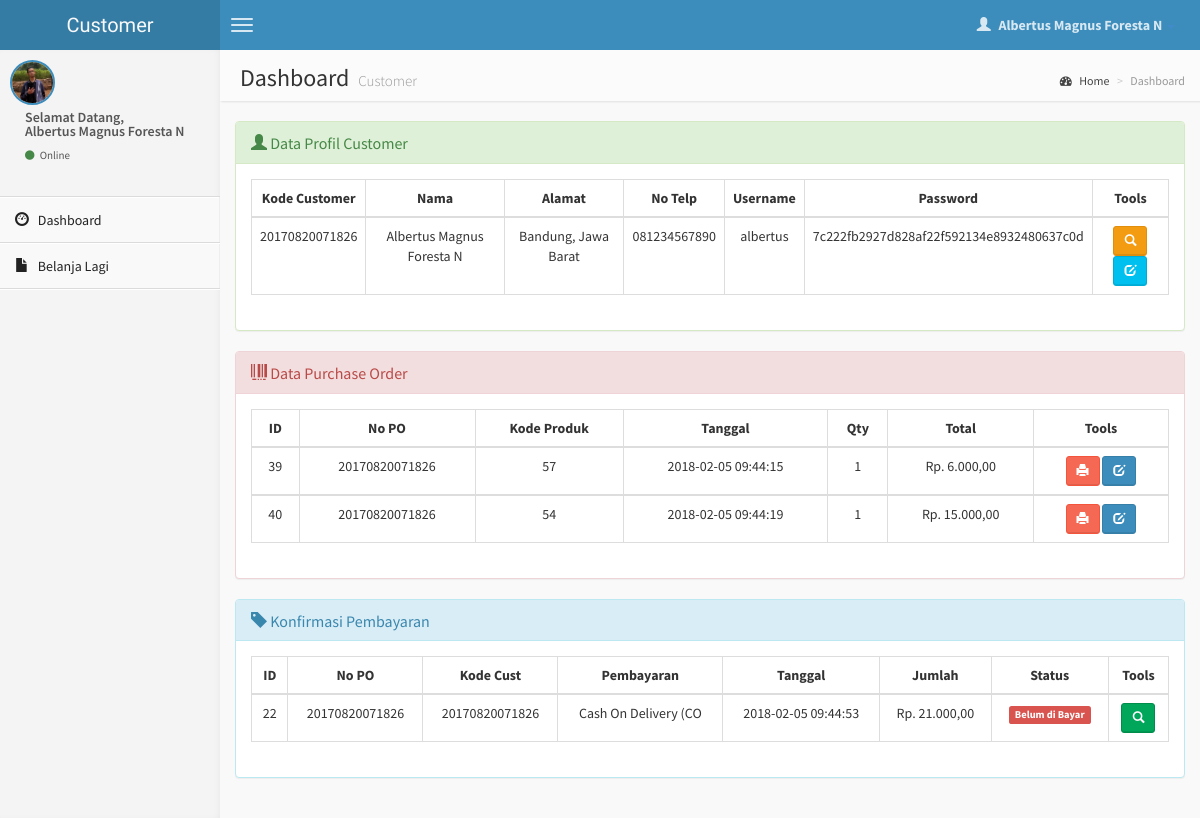
The page /customer/index1.php (signed in) on the database its author committed.
### tables this page shows
CREATE TABLE `customer` (
  `kd_cus` varchar(20) NOT NULL,
  `nama` varchar(50) NOT NULL,
  `alamat` varchar(50) NOT NULL,
  `no_telp` varchar(15) NOT NULL,
  `username` varchar(15) NOT NULL,
  `pw` text NOT NULL,
  `gambar` varchar(100) NOT NULL
);

CREATE TABLE `po_terima` (
  `id` int(10) NOT NULL,
  `no_po` varchar(20) NOT NULL,
  `kd_cus` varchar(20) NOT NULL,
  `kode` int(4) NOT NULL,
  `tanggal` datetime NOT NULL,
  `berat` varchar(10) NOT NULL,
  `qty` int(8) NOT NULL,
  `total` int(8) NOT NULL
);

CREATE TABLE `konfirmasi` (
  `id_kon` int(6) NOT NULL,
  `no_po` varchar(20) NOT NULL,
  `kd_cus` varchar(20) NOT NULL,
  `bayar_via` varchar(30) NOT NULL,
  `tanggal` datetime NOT NULL,
  `jumlah` int(10) NOT NULL,
  `bukti_transfer` varchar(50) NOT NULL,
  `status` enum('Bayar','Belum') NOT NULL
);

### customer/index1.php (the view, shortened to what this page needs)
<?php
if (empty($_SESSION['username'])) {
  header('location:../index.php');
} else {
?>
  <!DOCTYPE html>
  <html>
  <head>
    <link href="../dist/css/bootstrap.min.css" rel="stylesheet" type="text/css" />
    <link href="//cdnjs.cloudflare.com/ajax/libs/font-awesome/4.1.0/css/font-awesome.min.css" rel="stylesheet" type="text/css" />
    <link href="//code.ionicframework.com/ionicons/1.5.2/css/ionicons.min.css" rel="stylesheet" type="text/css" />
    <link href="../css/morris/morris.css" rel="stylesheet" type="text/css" />
    <link href="../css/jvectormap/jquery-jvectormap-1.2.2.css" rel="stylesheet" type="text/css" />
    <link href="../css/datepicker/datepicker3.css" rel="stylesheet" type="text/css" />
    <link href="../css/daterangepicker/daterangepicker-bs3.css" rel="stylesheet" type="text/css" />
    <link href="../css/bootstrap-wysihtml5/bootstrap3-wysihtml5.min.css" rel="stylesheet" type="text/css" />
    <link href="../css/AdminLTE.css" rel="stylesheet" type="text/css" />
  </head>
  <body class="skin-blue">
    <header class="header">
      <a href="index.php" class="logo">
        Customer
      </a>
      <nav class="navbar navbar-static-top" role="navigation">
        <a href="#" class="navbar-btn sidebar-toggle" data-toggle="offcanvas" role="button">
          <span class="icon-bar"></span>
          <span class="icon-bar"></span>
          <span class="icon-bar"></span>
        </a>
        <div class="navbar-right">
          <ul class="nav navbar-nav">
            <li class="dropdown user user-menu">
              <a href="#" class="dropdown-toggle" data-toggle="dropdown">
                <i class="glyphicon glyphicon-user"></i>
                <span><?php echo $_SESSION['fullname']; ?> <i class="caret"></i></span>
              </a>
              <?php } ?>
            </li>
          </ul>
        </div>
      </nav>
    </header>
    <div class="wrapper row-offcanvas row-offcanvas-left">
      <aside class="left-side sidebar-offcanvas">
        <section class="sidebar">
          <div class="user-panel">
            <div class="pull-left image">
              <img src="<?php echo $_SESSION['gambar']; ?>" class="img-circle" alt="User Image" style="border: 2px solid #3C8DBC;" />
            </div>
            <div class="pull-left info">
              <p>Selamat Datang,<br /><?php echo $_SESSION['fullname']; ?></p>
              <a href="#"><i class="fa fa-circle text-success"></i> Online</a>
            </div>
          </div>
          <?php include "menu.php"; ?>
        </section>
      </aside>
      <aside class="right-side">
        <section class="content-header">
          <h1>
            Dashboard
            <small>Customer</small>
          </h1>
          <ol class="breadcrumb">
            <li><a href="#"><i class="fa fa-dashboard"></i> Home</a></li>
            <li class="active">Dashboard</li>
          </ol>
        </section>
        <section class="content">
          <div class="row">
            <section class="col-lg-12 connectedSortable">
              <div class="panel panel-success">
                <div class="panel-heading">
                  <h3 class="panel-title"><span class="glyphicon glyphicon-user"></span> Data Profil Customer </h3>
                </div>
                <div class="panel-body">
                  <?php
                  $kodesaya = $_SESSION['user_id'];
                  $query2 = "SELECT * from customer where kd_cus='$kodesaya' limit 1";
                  $hasil1 = mysqli_query($koneksi, $query2) or die(mysqli_error($koneksi));
                  ?>
                  <table id="example" class="table table-hover table-bordered">
                    <thead>
                      <tr>
                        <th>
                          <center>Kode Customer </center>
                        </th>
                        <th>
                          <center>Nama </center>
                        </th>
                        <th>
                          <center>Alamat </center>
                        </th>
                        <th>
                          <center>No Telp </center>
                        </th>
                        <th>
                          <center>Username </center>
                        </th>
                        <th>
                          <center>Password </center>
                        </th>
                        <th>
                          <center>Tools </center>
                        </th>
                      </tr>
                    </thead>
                    <?php
                    while ($data1 = mysqli_fetch_array($hasil1)) { ?>
                      <tbody>
                        <tr>
                          <td>
                            <center><?php echo $data1['kd_cus']; ?></center>
                          </td>
                          <td>
                            <center><?php echo $data1['nama']; ?></center>
                          </td>
                          <td>
                            <center><?php echo $data1['alamat']; ?></center>
                          </td>
                          <td>
                            <center><?php echo $data1['no_telp']; ?></center>
                          </td>
                          <td>
                            <center><?php echo $data1['username']; ?></center>
                          </td>
                          <td>
                            <center><?php echo $data1['pw']; ?></center>
                          </td>
                          <td>
                            <center>
                              <div id="thanks"><a class="btn btn-sm btn-warning" data-placement="bottom" data-toggle="tooltip" title="Detail Customer" href="detail-customer.php?hal=edit&kd_cus=<?php echo $data1['kd_cus']; ?>"><span class="glyphicon glyphicon-search"></span></a>
                                <a class="btn btn-sm btn-info" data-placement="bottom" data-toggle="tooltip" title="Edit Customer" href="edit-customer.php?hal=edit&kd_cus=<?php echo $data1['kd_cus']; ?>"><span class="glyphicon glyphicon-edit"></span></a>
                        </tr>
                </div>
              <?php
                    }
              ?>
              </div>
            </section>
            <section class="col-lg-12 connectedSortable">
              <div class="panel panel-danger">
                <div class="panel-heading">
                  <h3 class="panel-title"><span class="glyphicon glyphicon-barcode"></span> Data Purchase Order </h3>
                </div>
                <div class="panel-body">
                  <?php
                  $kodeku = $_SESSION['user_id'];
                  $query1 = "select * from po_terima where kd_cus='$kodeku'";
                  $hasil = mysqli_query($koneksi, $query1) or die(mysqli_error($koneksi));
                  ?>
                  <table id="example" class="table table-hover table-bordered">
                    <thead>
                      <tr>
                        <th>
                          <center>ID </center>
                        </th>
                        <th>
                          <center>No PO</i></center>
                        </th>
                        <th>
                          <center>Kode Produk </center>
                        </th>
                        <th>
                          <center>Tanggal </center>
                        </th>
                        <th>
                          <center>Qty </center>
                        </th>
                        <th>
                          <center>Total </center>
                        </th>
                        <th>
                          <center>Tools </center>
                        </th>
                      </tr>
                    </thead>
                    <?php
                    while ($data = mysqli_fetch_array($hasil)) { ?>
                      <tbody>
                        <td>
                          <center><?php echo $data['id']; ?></center>
                        </td>
                        <td>
                          <center><?php echo $data['no_po']; ?></center>
                        </td>
                        <td>
                          <center><?php echo $data['kode']; ?></center>
                        </td>
                        <td>
                          <center><?php echo $data['tanggal']; ?></center>
                        </td>
                        <td>
                          <center><?php echo $data['qty']; ?></center>
                        </td>
                        <td>
                          <center>Rp. <?php echo number_format($data['total'], 2, ",", "."); ?></center>
                        </td>
                        <td>
                          <center>
                            <div id="thanks"><a class="btn btn-sm btn-danger" data-placement="bottom" data-toggle="tooltip" title="Cetak Invoice" href="cetak-po.php?hal=cetak&kd=<?php echo $data['no_po']; ?>"><span class="glyphicon glyphicon-print"></span></a>
                              <a class="btn btn-sm btn-primary" data-placement="bottom" data-toggle="tooltip" title="Edit PO Terima" href="edit-po-terima.php?hal=edit&kode=<?php echo $data['id']; ?>"><span class="glyphicon glyphicon-edit"></span></a>
                            </div>
                          </center>
                        </td>
                </div>
              <?php
                    }
              ?>
              </div>
          </div>
        <section class="col-lg-12 connectedSortable">
          <div class="panel panel-info">
            <div class="panel-heading">
              <h3 class="panel-title"><span class="glyphicon glyphicon-tag"></span> Konfirmasi Pembayaran </h3>
            </div>
            <div class="panel-body">
              <?php
              $kd = $_SESSION['user_id'];
              $query3 = "select * from konfirmasi where kd_cus='$kd'";
              $hasil2 = mysqli_query($koneksi, $query3) or die(mysqli_error($koneksi));
              ?>
              <table id="example" class="table table-hover table-bordered">
                <thead>
                  <tr>
                    <th>
                      <center>ID </center>
                    </th>
                    <th>
                      <center>No PO</i></center>
                    </th>
                    <th>
                      <center>Kode Cust </center>
                    </th>
                    <th>
                      <center>Pembayaran</center>
                    </th>
                    <th>
                      <center>Tanggal </center>
                    </th>
                    <th>
                      <center>Jumlah </center>
                    </th>
                    <th>
                      <center>Status</center>
                    </th>
                    <th>
                      <center>Tools </center>
                    </th>
                  </tr>
                </thead>
                <?php
                while ($data2 = mysqli_fetch_array($hasil2)) { ?>
                  <tbody>
                    <td>
                      <center><?php echo $data2['id_kon']; ?></center>
                    </td>
                    <td>
                      <center><?php echo $data2['no_po']; ?></center>
                    </td>
                    <td>
                      <center><?php echo $data2['kd_cus']; ?></center>
                    </td>
                    <td>
                      <center><?php echo $data2['bayar_via']; ?></center>
                    </td>
                    <td>
                      <center><?php echo $data2['tanggal']; ?></center>
                    </td>
                    <td>
                      <center>Rp. <?php echo number_format($data2['jumlah'], 2, ",", "."); ?></center>
                    </td>
                    <td>
                      <center><?php
                              if ($data2['status'] == 'Bayar') {
                                echo '<span class="label label-success">Sudah di Bayar</span>';
                              } else if ($data2['status'] == 'Belum') {
                                echo '<span class="label label-danger">Belum di Bayar</span>';
                              }
                              ?>
                      </center>
                    </td>
                    <td>
                      <center>
                        <div id="thanks"><a class="btn btn-sm btn-success" data-placement="bottom" data-toggle="tooltip" title="Detail Pembayaran" href="detail-konfirmasi.php?hal=detail&kd=<?php echo $data2['id_kon']; ?>"><span class="glyphicon glyphicon-search"></span></a>
                        </div>
                      </center>
                    </td>
            </div>
          <?php
                }
          ?>
          </div>
        </section>
  </body>
  </html>

### rows shown on the page
customer: kd_cus "20170820071826", nama "Albertus Magnus Foresta N", alamat "Bandung, Jawa Barat", no_telp "081234567890", username "albertus", pw "7c222fb2927d828af22f592134e8932480637c0d"
po_terima: id "39", no_po "20170820071826", kode "57", tanggal "2018-02-05 09:44:15", qty "1", total "6.000,00"
po_terima: id "40", no_po "20170820071826", kode "54", tanggal "2018-02-05 09:44:19", qty "1", total "15.000,00"
konfirmasi: id_kon "22", no_po "20170820071826", kd_cus "20170820071826", bayar_via "Cash On Delivery (CO", tanggal "2018-02-05 09:44:53", jumlah "21.000,00", status "Belum di Bayar"

### other values the page prints
$_SESSION['fullname'] "Albertus Magnus Foresta N"
